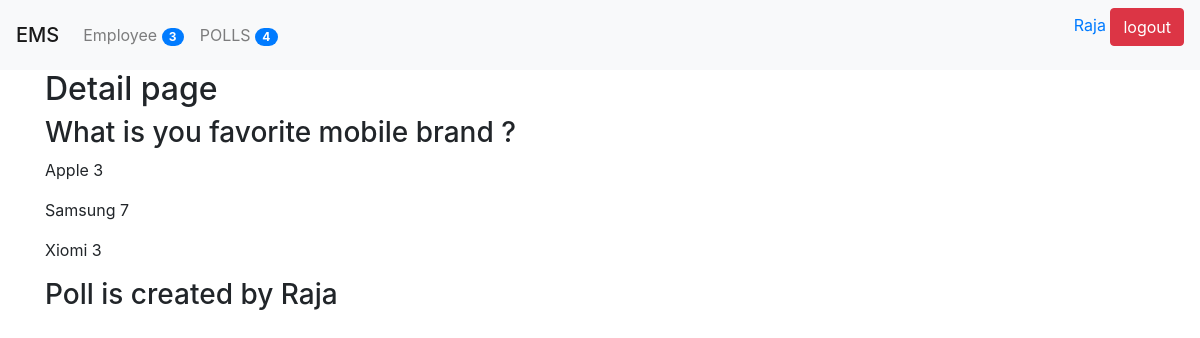
The page /poll/3/details (signed in) on the database as committed earlier.
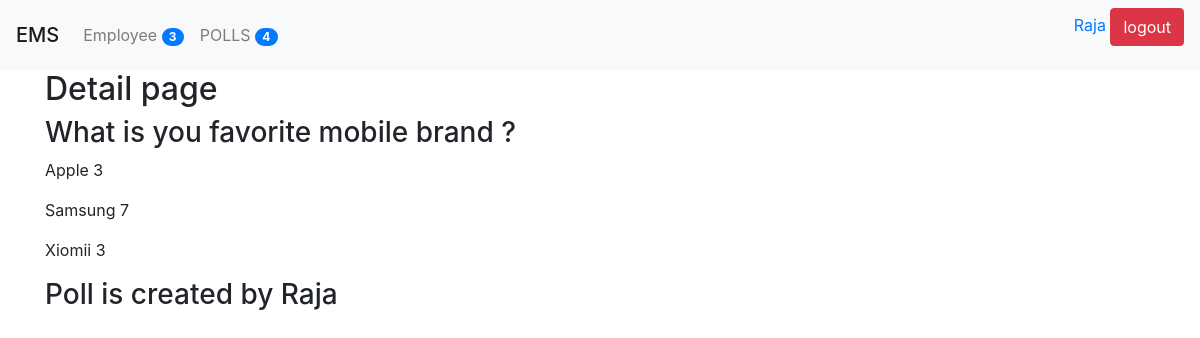
The same page on the database as committed later.
### poll/models.py (models this page shows, shortened)
class Question(models.Model):
    title = models.TextField(null = True , blank = True)
    status = models.CharField(default = 'inactive', max_length = 10)
    created_by = models.ForeignKey(User, null=True, blank= True , on_delete= models.CASCADE)
    start_date = models.DateTimeField(null=True, blank= True)
    end_date = models.DateTimeField(null=True, blank= True)
    created_at = models.DateTimeField(auto_now_add= True)
    updated_at =models.DateTimeField(auto_now= True)
    @property
    def choices(self):
        return self.choice_set.all()

class Choice(models.Model):
    question = models.ForeignKey('poll.Question', on_delete=models.CASCADE)
    text = models.TextField(null=True, blank=True)
    created_at = models.DateTimeField(auto_now_add=True)
    updated_at = models.DateTimeField(auto_now=True)
    @property
    def votes(self):
        return self.answer_set.count()

### poll/views.py (the view)
# urls.py: path('<int:id>/details', details, name = 'polls_details'),
@login_required(login_url= '/login/')
def details(request, id = None):
    context = {}
    try:
        question = Question.objects.get(id = id)
    except:
        raise Http404
    context['question'] = question
    return render(request,'polls/details.html', context)

### poll/context_processor.py (called while the page is built)
def poll_count(request):
    count = Question.objects.count()
    return {"polls_count" : count}

def emp_count(request):
    count = User.objects.count()
    return {"emp_count" : count}

### poll/templatetags/poll_extras.py (called while the page is built)
def upper(value):
    return value.upper()

### templates/polls/details.html
{% extends 'polls/base.html' %}
{% block content %}
<h2> Detail page</h2>
<h3>{{question.title }}</h3>
{% for choice in question.choices %}
    <p>{{ choice.text }} {{choice.votes}}</p>
{% empty %}
    <p> There is no choices avialable for this question</p>
{% endfor%}
<h3>Poll is created by {{question.created_by.first_name}}</h3>
{% endblock content %}

### templates/polls/base.html (shortened to what this page needs)
{% load static %}
<html>
    <head>
        <link rel="stylesheet" href="https://maxcdn.bootstrapcdn.com/bootstrap/4.0.0/css/bootstrap.min.css">
        <link rel="stylesheet" href="{% static 'css/custom.css' %}">
    </head>
    <body>
        {% include 'header.html' %}
        <div class="container">
            {% block content %}
            {% endblock content %}
        </div>
    </body>
</html>

### templates/header.html (shortened to what this page needs)
{% load poll_extras %}
<div class="navbar navbar-expand-lg navbar-light bg-light">
    <span class="navbar-brand mb-0 h1">EMS</span>
    <div class="collapse navbar-collapse" id="navbarNav">
        <ul class="navbar-nav">
            <li class="nav-item">
                <a class="nav-link" href="{% url 'employee_list'%}">
                    {{"employee" | capfirst}}
                    <span class="badge badge-primary badge-pill ">{{emp_count}}</span>
                </a>
            </li>
            <li class="nav-item">
                <a class="nav-link" href="{% url 'polls_list' %}">
                    {{"Polls" | upper}}
                    <span class="badge badge-primary badge-pill ">{{polls_count}}</span>
                </a>
            </li>
        </ul>
    </div>
    {% if user.is_authenticated %}
        <div class="text-right">
            <form method="POST" action="/logout/">
            <a href="{% url 'my_profile' %}">{{request.user.first_name}}</a>
            <input type="submit" class="btn btn-danger" value="logout">
            </form>
        </div>
    {% endif %}
</div>

Rows that differ between the two databases and show on the page:
changed Choice id 3: text "Xiomi" → "Xiomii"
